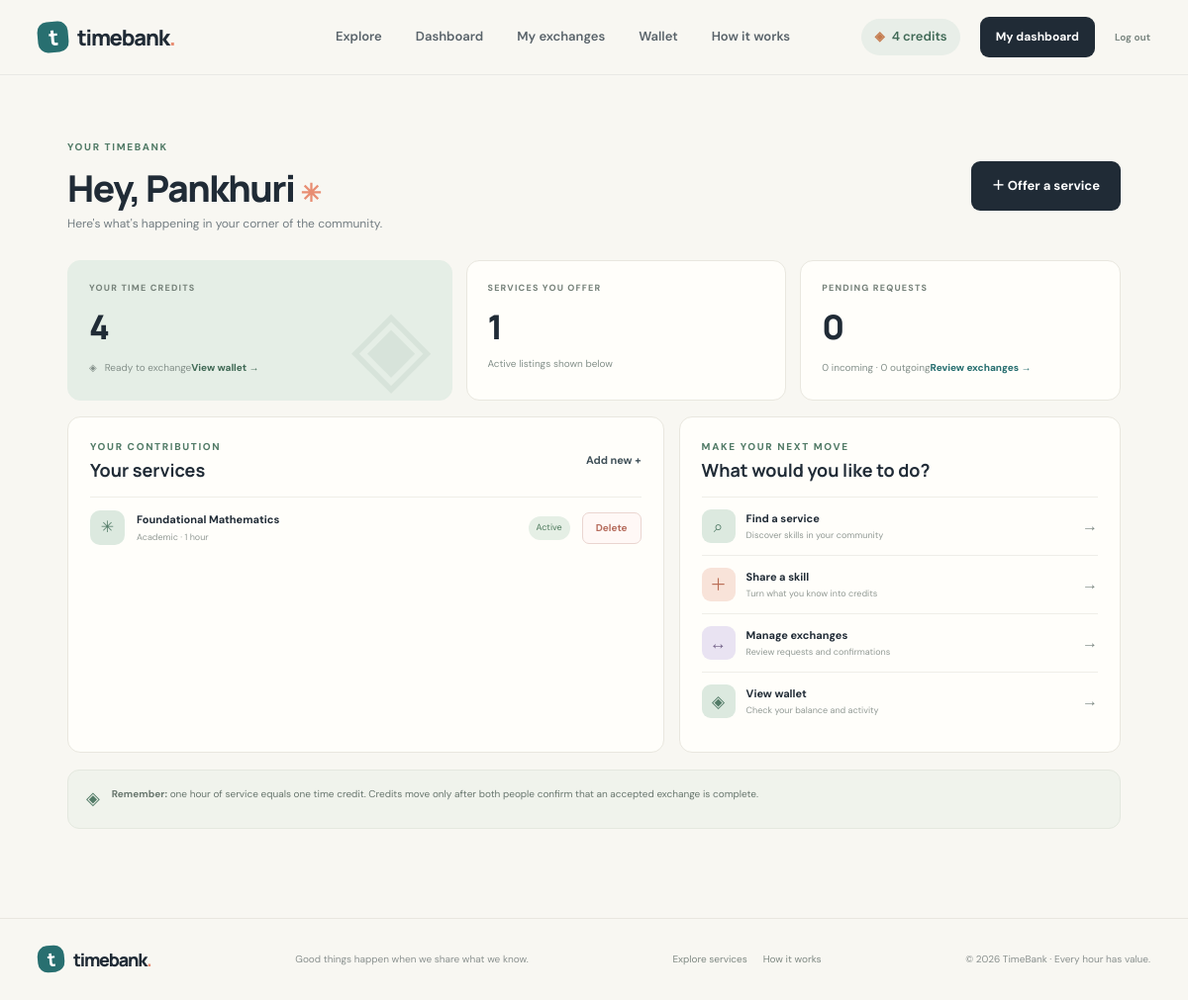
The page /dashboard (signed in) on the database its author committed.
### models.py (models this page shows)
class User(UserMixin, db.Model):
    id = db.Column(db.Integer, primary_key=True)
    name = db.Column(db.String(80), nullable=False)
    email = db.Column(db.String(120), unique=True, nullable=False, index=True)
    password_hash = db.Column(db.String(255), nullable=False)
    location = db.Column(db.String(120))
    bio = db.Column(db.String(300))
    credits = db.Column(db.Integer, nullable=False, default=3)
    created_at = db.Column(db.DateTime, default=datetime.utcnow)
    services = db.relationship(
        "Service", backref="owner", lazy=True, cascade="all, delete-orphan"
    )

class Service(db.Model):
    id = db.Column(db.Integer, primary_key=True)
    title = db.Column(db.String(100), nullable=False)
    category = db.Column(db.String(40), nullable=False)
    description = db.Column(db.Text, nullable=False)
    duration_hours = db.Column(db.Integer, nullable=False, default=1)
    is_active = db.Column(db.Boolean, nullable=False, default=True)
    created_at = db.Column(db.DateTime, default=datetime.utcnow)
    owner_id = db.Column(db.Integer, db.ForeignKey("user.id"), nullable=False)

### app.py (the view)
@app.route("/dashboard")
@login_required
def dashboard():
    my_services = Service.query.filter_by(
        owner_id=current_user.id,
        is_active=True
            ).order_by(Service.created_at.desc()).all()
    incoming_count = ExchangeRequest.query.filter_by(
        provider_id=current_user.id, status="pending"
    ).count()
    outgoing_count = ExchangeRequest.query.filter_by(
        requester_id=current_user.id, status="pending"
    ).count()
    return render_template(
        "dashboard.html",
        my_services=my_services,
        incoming_count=incoming_count,
        outgoing_count=outgoing_count
    )

### app.py (called while the page is built)
@login_manager.user_loader
def load_user(user_id):
    return db.session.get(User, int(user_id))

### templates/dashboard.html (shortened to what this page needs)
{% extends "base.html" %}
{% block content %}
<section class="dashboard-shell">
  <div class="dashboard-heading">
    <div><div class="eyebrow">YOUR TIMEBANK</div><h1>Hey, {{ current_user.name.split()[0] }} <span class="wave">✳</span></h1><p class="muted">Here's what's happening in your corner of the community.</p></div>
    <a class="button button-dark" href="{{ url_for('offer_service') }}">＋ Offer a service</a>
  </div>
  <div class="dashboard-stats">
    <article class="dash-stat wallet-stat"><span class="stat-label">YOUR TIME CREDITS</span><strong>{{ current_user.credits }}</strong><span class="stat-foot">◈ &nbsp; Ready to exchange</span><div class="stat-decoration">◈</div><a class="stat-card-link" href="{{ url_for('wallet') }}">View wallet →</a></article>
    <article class="dash-stat"><span class="stat-label">SERVICES YOU OFFER</span><strong>{{ my_services|length }}</strong><span class="stat-foot">Active listings shown below</span></article>
    <article class="dash-stat"><span class="stat-label">PENDING REQUESTS</span><strong>{{ incoming_count + outgoing_count }}</strong><span class="stat-foot">{{ incoming_count }} incoming · {{ outgoing_count }} outgoing</span><a class="stat-card-link" href="{{ url_for('exchanges') }}">Review exchanges →</a></article>
  </div>
  <div class="dashboard-content-grid">
    <section class="panel">
      <div class="panel-heading"><div><div class="eyebrow">YOUR CONTRIBUTION</div><h2>Your services</h2></div><a class="text-link" href="{{ url_for('offer_service') }}">Add new +</a></div>
      {% if my_services %}
        <div class="my-service-list">
          {% for service in my_services %}
              <div class="my-service-row">
                  <span class="service-mini-icon">
                      {{ '✳' if loop.index % 2 else '↗' }}
                  </span>
                  <div class="my-service-info">
                      <b>{{ service.title }}</b>
                      <small>
                          {{ service.category }} ·
                          {{ service.duration_hours }} hour{% if service.duration_hours != 1 %}s{% endif %}
                      </small>
                  </div>
                  <span class="status-tag status-active">Active</span>
                  <form method="POST"
                        action="{{ url_for('delete_service', service_id=service.id) }}"
                        class="delete-service-form"
                        onsubmit="return confirm('Are you sure you want to remove this service?');">
                      <button type="submit" class="delete-service-btn">
                          Delete
                      </button>
                  </form>
              </div>
          {% endfor %}
        </div>
      {% else %}
        <div class="empty-state"><span class="empty-icon">✳</span><b>Your skills deserve to be shared.</b><p>List your first service and give someone a chance to learn from you.</p><a class="button button-outline button-small" href="{{ url_for('offer_service') }}">Offer your first service</a></div>
      {% endif %}
    </section>
    <section class="panel quick-panel"><div class="eyebrow">MAKE YOUR NEXT MOVE</div><h2>What would you like to do?</h2>
      <a class="quick-link" href="{{ url_for('explore') }}"><span class="quick-icon quick-sage">⌕</span><span><b>Find a service</b><small>Discover skills in your community</small></span><i>→</i></a>
      <a class="quick-link" href="{{ url_for('offer_service') }}"><span class="quick-icon quick-coral">＋</span><span><b>Share a skill</b><small>Turn what you know into credits</small></span><i>→</i></a>
      <a class="quick-link" href="{{ url_for('exchanges') }}"><span class="quick-icon quick-lilac">↔</span><span><b>Manage exchanges</b><small>Review requests and confirmations</small></span><i>→</i></a>
      <a class="quick-link" href="{{ url_for('wallet') }}"><span class="quick-icon quick-sage">◈</span><span><b>View wallet</b><small>Check your balance and activity</small></span><i>→</i></a>
    </section>
  </div>
  <div class="dashboard-footnote"><span>◈</span><p><b>Remember:</b> one hour of service equals one time credit. Credits move only after both people confirm that an accepted exchange is complete.</p></div>
</section>
{% endblock %}

### templates/base.html (shortened to what this page needs)
<!DOCTYPE html>
<html lang="en">
<head>
  <link rel="stylesheet" href="{{ url_for('static', filename='css/style.css') }}">
  <link rel="stylesheet" href="{{ url_for('static', filename='css/components.css') }}">
</head>
<body>
  <header class="site-header">
    <div class="nav-wrap">
      <a class="brand" href="{{ url_for('index') }}">
        <span class="brand-mark">t</span><span>timebank<span class="brand-dot">.</span></span>
      </a>
      <nav class="main-nav" aria-label="Main navigation">
        <a href="{{ url_for('explore') }}">Explore</a>
        {% if current_user.is_authenticated %}
          <a href="{{ url_for('dashboard') }}">Dashboard</a>
          <a href="{{ url_for('exchanges') }}">My exchanges</a>
          <a href="{{ url_for('wallet') }}">Wallet</a>
        {% endif %}
        <a href="{{ url_for('index') }}#how-it-works">How it works</a>
      </nav>
      <div class="nav-actions">
        {% if current_user.is_authenticated %}
          <a class="credit-pill" href="{{ url_for('wallet') }}"><span class="coin">◈</span> {{ current_user.credits }} credits</a>
          <a class="button button-dark button-small" href="{{ url_for('dashboard') }}">My dashboard</a>
          <a class="nav-logout" href="{{ url_for('logout') }}" aria-label="Log out">Log out</a>
        {% else %}
          <a class="nav-login" href="{{ url_for('login') }}">Log in</a>
          <a class="button button-dark button-small" href="{{ url_for('signup') }}">Join TimeBank <span>↗</span></a>
        {% endif %}
      </div>
    </div>
  </header>
  <main>
    {% block content %}{% endblock %}
  </main>
  <footer class="site-footer">
    <div class="footer-inner">
      <a class="brand brand-footer" href="{{ url_for('index') }}"><span class="brand-mark">t</span><span>timebank<span class="brand-dot">.</span></span></a>
      <p>Good things happen when we share what we know.</p>
      <div class="footer-links"><a href="{{ url_for('explore') }}">Explore services</a><a href="{{ url_for('index') }}#how-it-works">How it works</a></div>
      <span>© 2026 TimeBank · Every hour has value.</span>
    </div>
  </footer>
</body>
</html>

### static/css/components.css (style rules this page uses)
.nav-wrap { gap: 22px; }
.main-nav { flex-wrap: wrap; }
.main-nav a, .nav-logout { transition: color .18s ease; }
.nav-logout { color: #7d8983; font-size: 10px; font-weight: 700; }
.footer-links { display:flex; gap:16px; }
.footer-links a { color: #7f8983; font-size:10px; }
.stat-card-link { display:inline-block; position:relative; z-index:1; margin-top:10px; color:var(--teal); font-size:10px; font-weight:800; }
.wallet-stat .stat-card-link { color:#426b57; }
.dashboard-footnote { display:flex; align-items:flex-start; gap:12px; margin-top:17px; padding:15px 18px; border:1px solid #e4e8df; border-radius:12px; background:#f0f3ec; }
.dashboard-footnote > span { color:var(--sage-strong); font-size:18px; }
.dashboard-footnote p { margin:0; color:#68766e; font-size:10px; line-height:1.7; }
.button { transition: transform .16s ease, background .16s ease, box-shadow .16s ease; }
.delete-service-form { margin-left: auto; flex-shrink: 0; }
.delete-service-btn { padding: 7px 13px; border: 1px solid #ead5d0; border-radius: 7px; background: #fff8f6; color: #b66c5d; font-family: inherit; font-size: 10px; font-weight: 700; cursor: pointer; transition: all 0.2s ease; }

### rows shown on the page
User: credits "4", name "Pankhuri"
Service: index "✳", title "Foundational Mathematics", category "Academic", duration_hours "1"

### other values the page prints
{{ my_services|length }} "1"
{{ incoming_count + outgoing_count }} "0"
{{ incoming_count }} "0"
{{ outgoing_count }} "0"
